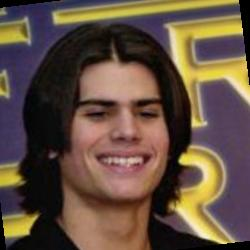
#> input picture Day5/Datasets/AJ_Lamas/AJ_Lamas_0001.jpg, 250 x 250 px, given in place of the camera
$ python facedetection.py
#> lines starting #> are read from the running program, lines starting #| are printed output that depends on the picture; after the words box and inside, x2 and y2 are one past the last pixel; in counts of white or black regions, pixels touching at a corner belong together
import cv2
import numpy as np
import os
import matplotlib.pyplot as plt
import pandas as pd
min_YCrCb = np.array([0,133,77],np.uint8)
max_YCrCb = np.array([235,173,127],np.uint8)
min_YCrCb_black = np.array([0, 0, 0], np.uint8)  # Màu đen hoàn toàn
max_YCrCb_black = np.array([50, 255, 255], np.uint8)  # Phạm vi cho màu đen

cam =  cv2.VideoCapture(0)
while(True):
    ret,frame = cam.read()
#> frame is the input picture: shape (250, 250, 3); mean B, G, R 64.9, 79.7, 99.5
    if ret:
        #frame_blurred = cv2.GaussianBlur(frame, (5, 5), 0)
        imageYCrCb = cv2.cvtColor(frame,cv2.COLOR_BGR2YCR_CB)
#> imageYCrCb: shape (250, 250, 3); mean of channels 0, 1, 2 84, 139.1, 117.2
        skinRegionYCrCb = cv2.inRange(imageYCrCb,min_YCrCb,max_YCrCb)
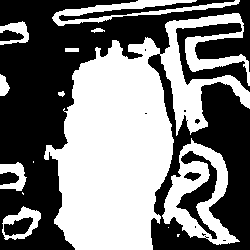
#> skinRegionYCrCb: shape (250, 250); 48.4% white; 14 white regions (4 under 20 px)
        contours, _ = cv2.findContours(skinRegionYCrCb, cv2.RETR_EXTERNAL, cv2.CHAIN_APPROX_SIMPLE)
#> contours = 14 contours, 5 with area under 20; largest, box (x1, y1, x2, y2) and area: (44, 13, 250, 250) 22963, (162, 138, 240, 245) 4410, (52, 0, 240, 26) 1218, (2, 206, 41, 240) 828, (0, 162, 27, 191) 378
        for contour in contours:
            area = cv2.contourArea(contour)
            if area > 2000:
                x, y, w, h = cv2.boundingRect(contour)
                aspect_ratio = float(w) / h
                if aspect_ratio > 0.6 and aspect_ratio < 1.5:
                    cv2.rectangle(frame, (x, y), (x + w, y + h), (255, 0, 0), 2)
#> this loop made 14 passes
#> (area, x, y, w, h, aspect_ratio) on passes 7, 13: (4409.5, 162, 138, 78, 107, 0.729), (22963, 44, 13, 206, 237, 0.869)
#> area on passes 3, 5, 9, 11, 12, 14: 827.5, 378.5, 127, 27, 293.5, 1218
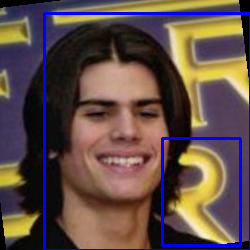
#> frame: shape (250, 250, 3); 4.59% of pixels changed, all inside (x1, y1, x2, y2) = (43, 12, 250, 250)
        cv2.imshow("Person",frame)
        key = cv2.waitKey(1)
#> (key q is pressed here)
    if key == ord('q'):
        cam.release()
        cv2.destroyAllWindows()
